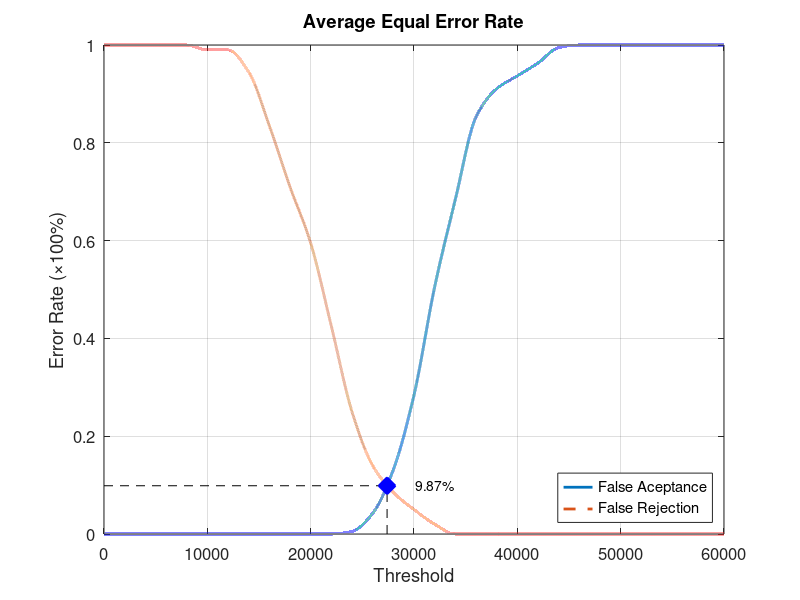
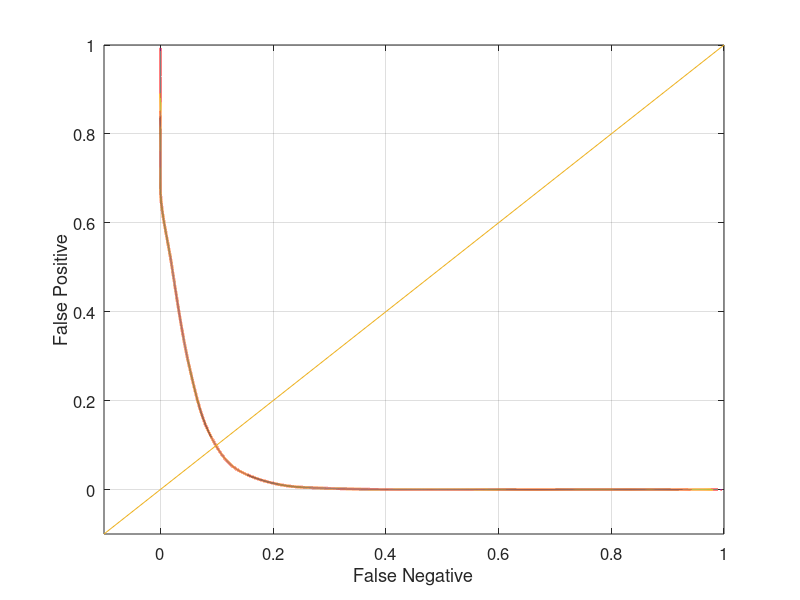

Write MATLAB code to recreate these figures, in order.
function yEER = Database2_3
close all;
clear;
clc;
x = 0:2000:60000;
xq = 0:0.5:60000;

y0 = [0 0 0 0 0 0 0 0 0 0 0 0 0.00526316 0.0421053 0.131579 0.284211 0.505263 0.684211 0.852632 0.910526 0.936842 0.963158 0.994737 1 1 1 1 1 1 1 1];
yy0 = interp1(x, y0, xq, 'pchip');
y1 = [1 1 1 1 1 0.99 0.99 0.945 0.835 0.71 0.595 0.425 0.25 0.14 0.085 0.05 0.02 0 0 0 0 0 0 0 0 0 0 0 0 0 0];
yy1 = interp1(x, y1, xq, 'pchip');

% Calculating EER: 
y2 = abs(y0 - y1);
find(y2 == min(y2))
yy2 = abs(yy0 - yy1);
xEER = find(yy2 == min(yy2));
xEERIndex = xq(xEER) % X-axis EER
yEER = yy0(xEER) % Y-axis EER

main = figure
plot(xq, yy0,'-','LineWidth', 2);	hold on
plot(xq, yy1,'--','LineWidth', 2);	hold on
plot([xEERIndex xEERIndex], [0 yEER], 'k--');	hold on
plot([0 xEERIndex], [yEER yEER], 'k--');	hold on
plot(xEERIndex, yEER, 'bx', 'LineWidth', 10);	hold on
text(xEERIndex + 10 * xEERIndex / 100, yEER, [num2str(round((10000 * yEER)) / 100) '%'])
legend('False Aceptance', 'False Rejection', 'Location', 'SouthEast')
xlabel('Threshold')
ylabel('Error Rate (\times100%)')
title('Average Equal Error Rate')
set(gca, 'FontSize', 12)
axis([0 60000 0 1])
grid on

print(main, 'Database2_3Main', '-dpng');
FNRxFPR = figure('Color', [1 1 1]);
plot(yy1, yy0, '-', yy1, yy0, 'LineWidth', 2);
hold on
y = -0.1:0.1:1
plot(y, y); 
set(gca, 'FontSize', 12)
xlabel('False Negative')
ylabel('False Positive')
axis([-0.1 1 -0.1 1])
set(gca, 'FontSize', 12)
grid on

print(FNRxFPR, 'Database2_3FNRxFPR','-dpng');
end
